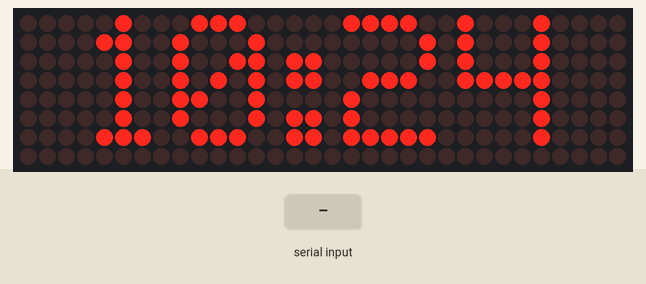
Bench run of a sketch on a simulated ESP8266 (NodeMCU). Shown: 32×8 LED matrix. Inputs (shaded band) come from the test bench. The local clock reads 2024-03-15 10:24:30 at power-on unless the sketch sets it; what the sketch prints to the serial monitor is not drawn.

Above: at 3.2 s.
3.3 s: "ajustar 1\n" received over Serial
4.8 s: "2\n" received over Serial
At 16.2 s:
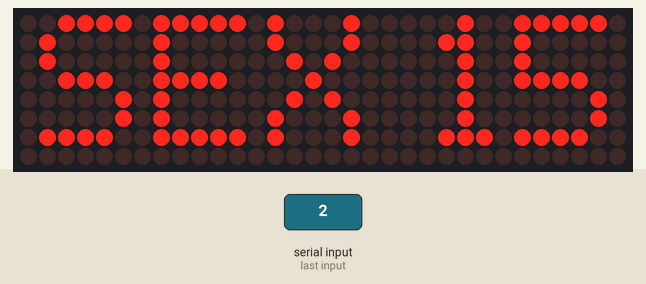
At 31.2 s:
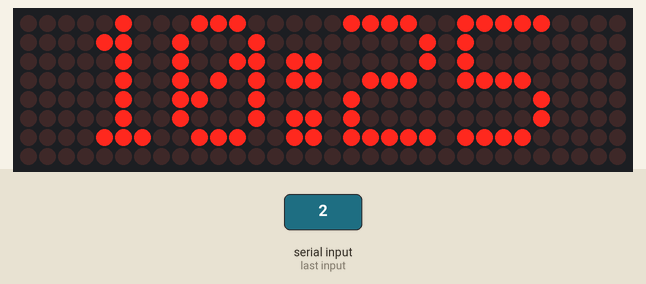
Timing chart, 0 to 32.7 s (numbered marks = the images above; inputs shaded):
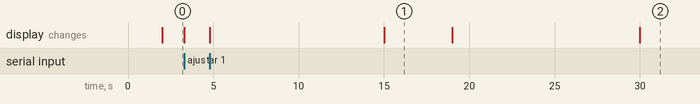

Measured:
- what the display in image 1 shows lasts 4.0 s, from 15.0 s to 19.0 s

The sketch:

RelogioArduinoV4.ino
```cpp
#include <Wire.h>
#include <RTClib.h>
#include <MD_Parola.h>
#include <MD_MAX72xx.h>
#include <SPI.h>
#include <ESP8266WiFi.h>       // Ajuste se usar ESP32
#include <WiFiUdp.h>
#include <NTPClient.h>

#define HARDWARE_TYPE MD_MAX72XX::FC16_HW
#define MAX_DEVICES 4
#define CS_PIN D6

// Wi-Fi dados da rede oculta
const char* ssid = "Loky";
const char* password = "8395012andre";

RTC_DS3231 rtc;
MD_Parola display = MD_Parola(HARDWARE_TYPE, CS_PIN, MAX_DEVICES);

const char* ntpServers[] = {
  "pool.ntp.org",
  "time.nist.gov",
  "time.google.com",
  "time.windows.com",
  "time.apple.com",
  "ntp.ubuntu.com",
  "time.cloudflare.com",
  "129.6.15.28",
  "216.239.35.0",
  "132.163.96.1"
};
const int ntpServersCount = sizeof(ntpServers) / sizeof(ntpServers[0]);

// Variáveis globais para controle
unsigned long heartbeatLast = 0;
bool sincronizandoNTP = false;

// Variáveis da Automação de 24h
unsigned long ultimaSincronizacao = 0;
const unsigned long intervaloNTP = 86400000; // 24 horas em milissegundos

// Protótipos
void ajustarHoraViaSerial();
bool ajustarComNTP(String param = "");
void ajustarBrilho(int brilho);

// ======================================================================
// EIXO SÓLIDO: Função à prova de falhas para o Dia da Semana
// ======================================================================
String obterDiaSemana(int dia) {
  switch (dia) {
    case 0: return "DOM";
    case 1: return "SEG";
    case 2: return "TER";
    case 3: return "QUA";
    case 4: return "QUI";
    case 5: return "SEX";
    case 6: return "SAB";
    default: return "???"; // Se o RTC pifar, retorna interrogação, mas NÃO trava a placa.
  }
}

void setup() {
  Serial.begin(115200);
  Wire.begin(D2, D1);  // SDA = D2, SCL = D1 no NodeMCU

  display.begin();
  display.setIntensity(1);
  display.setSpeed(80);
  display.setPause(1000);
  display.displayClear();

  if (!rtc.begin()) {
    Serial.println("RTC não encontrado!");
    while (1) {
      delay(10); // Mantém o Watchdog feliz se houver erro crítico
    }
  }
  delay(2000); // Dá um fôlego no boot

  if (rtc.lostPower()) {
    Serial.println("RTC perdeu energia. Ajustando para hora do PC...");
    rtc.adjust(DateTime(F(__DATE__), F(__TIME__)));
    Serial.println("✅ RTC ajustado com hora do computador.");
  }

  Serial.println("🕹 Digite 'ajustar' no console para configurar a hora manualmente.");
  Serial.println("🕹 Digite 'ntp' seguido do offset de horário (ex: ntp -3 para GMT-3).");
  Serial.println("🕹 Digite um número de 0 a 15 para ajustar o brilho do display.");
}

void loop() {
  // 1. VERIFICA COMANDOS MANUAIS (Monitor Serial)
  if (Serial.available()) {
    String comando = Serial.readStringUntil('\n');
    comando.trim();

    if (comando.startsWith("ntp")) {
      if (!sincronizandoNTP) {
        sincronizandoNTP = true;
        String param = "";
        int espacoIndex = comando.indexOf(' ');
        if (espacoIndex != -1) {
          param = comando.substring(espacoIndex + 1);
          param.trim();
        }

        Serial.println("⌛ Iniciando sincronização NTP manual...");
        if (ajustarComNTP(param)) {
          Serial.println("🎉 Sincronização NTP concluída!");
          ultimaSincronizacao = millis(); // Reseta o cronômetro
        } else {
          Serial.println("⚠️ Falha na sincronização NTP.");
        }
        sincronizandoNTP = false;
      }
    }
    else if (comando == "ajustar") {
      ajustarHoraViaSerial();
    }
    else {
      int valor = comando.toInt();
      ajustarBrilho(valor);
    }
    while (Serial.available()) Serial.read();  // limpa buffer
  }

  // 2. AUTOMAÇÃO: SINCRONIZAÇÃO NTP A CADA 24 HORAS
  if (!sincronizandoNTP && (millis() - ultimaSincronizacao > intervaloNTP)) {
    Serial.println("\n[SISTEMA] Iniciando sincronização automática de 24h...");
    sincronizandoNTP = true;

    if (ajustarComNTP("-3")) { // Fuso fixo GMT-3
      Serial.println("[SISTEMA] Sincronização automática bem-sucedida!");
      ultimaSincronizacao = millis();
    } else {
      Serial.println("[SISTEMA] Falha. Tentará novamente em 1 hora.");
      ultimaSincronizacao = millis() - intervaloNTP + 3600000;
    }
    sincronizandoNTP = false;
  }

  // 3. TELEMETRIA SERIAL (HEARTBEAT)
  if (!sincronizandoNTP) {
    if (millis() - heartbeatLast > 10000) {
      DateTime agora = rtc.now();
      String textoDia = obterDiaSemana(agora.dayOfTheWeek());

      Serial.printf("\n⏳ RTC rodando: %02d:%02d:%02d | Data: %s %02d/%02d/%04d\n",
                    agora.hour(), agora.minute(), agora.second(),
                    textoDia.c_str(), agora.day(), agora.month(), agora.year());
      heartbeatLast = millis();
    }
  }

  // 4. MÁQUINA DE ESTADOS DO DISPLAY (Hora <-> Data)
  static uint8_t modo = 0;  // 0 = Hora, 1 = Data
  static uint32_t ultimaTroca = 0;
  static char ultimaMensagem[32] = "";
  static bool primeiraVez = true;

  uint32_t tempoAtual = millis();
  uint32_t duracaoModo = (modo == 0) ? 15000 : 4000;

  if (tempoAtual - ultimaTroca > duracaoModo) {
    modo = (modo == 0) ? 1 : 0;
    ultimaTroca = tempoAtual;
    primeiraVez = true;
  }

  char novaMensagem[32];
  DateTime now = rtc.now();

  if (modo == 0) {
    snprintf(novaMensagem, sizeof(novaMensagem), "%02d:%02d", now.hour(), now.minute());
  } else {
    String textoDia = obterDiaSemana(now.dayOfTheWeek());
    snprintf(novaMensagem, sizeof(novaMensagem), "%s %02d", textoDia.c_str(), now.day());
  }

  if (strcmp(novaMensagem, ultimaMensagem) != 0 || primeiraVez) {
    strcpy(ultimaMensagem, novaMensagem);
    display.displayClear();
    display.displayText(ultimaMensagem, PA_CENTER, display.getSpeed(), display.getPause(), PA_PRINT, PA_NO_EFFECT);
    display.displayReset();
    primeiraVez = false;
  }

  display.displayAnimate();
}

// ======================================================================
// FUNÇÕES AUXILIARES
// ======================================================================

void ajustarHoraViaSerial() {
  Serial.println("\n⏰ AJUSTE MANUAL DA HORA");
  Serial.println("Exemplo: 2026-03-05 22:50:00");
  Serial.print(">> ");

  while (!Serial.available()) {
    delay(10);
  }

  String entrada = Serial.readStringUntil('\n');
  entrada.trim();

  int ano, mes, dia, hora, minuto, segundo;
  int res = sscanf(entrada.c_str(), "%d-%d-%d %d:%d:%d", &ano, &mes, &dia, &hora, &minuto, &segundo);

  if (res == 6) {
    rtc.adjust(DateTime(ano, mes, dia, hora, minuto, segundo));
    Serial.println("✅ Hora ajustada com sucesso!");
  } else {
    Serial.println("❌ Formato inválido!");
  }
  while (Serial.available()) Serial.read();
}

void ajustarBrilho(int brilho) {
  if (brilho >= 0 && brilho <= 15) {
    display.setIntensity(brilho);
    Serial.printf("💡 Brilho ajustado para: %d\n", brilho);
  }
}

bool ajustarComNTP(String param) {
  Serial.println("🌐 Conectando ao Wi-Fi...");
  WiFi.mode(WIFI_STA);
  WiFi.begin(ssid, password, 0, nullptr, true);

  unsigned long startWiFi = millis();
  while (WiFi.status() != WL_CONNECTED && millis() - startWiFi < 10000) {
    delay(100);
    Serial.print(".");
  }
  if (WiFi.status() != WL_CONNECTED) {
    Serial.println("\n❌ Falha de conexão Wi-Fi!");
    return false;
  }

  Serial.print("\n✅ IP: "); Serial.println(WiFi.localIP());

  int offsetHoras = param.length() > 0 ? param.toInt() : 0;
  WiFiUDP ntpUDP;
  NTPClient timeClient(ntpUDP);
  bool sucesso = false;

  for (int i = 0; i < ntpServersCount; i++) {
    timeClient.setPoolServerName(ntpServers[i]);
    timeClient.setTimeOffset(offsetHoras * 3600);
    timeClient.begin();

    unsigned long startNtp = millis();
    bool updated = false;

    while (millis() - startNtp < 5000) {
      if (timeClient.update()) {
        updated = true;
        break;
      }
      delay(10);
    }

    if (updated) {
      time_t rawTime = timeClient.getEpochTime();
      struct tm* tmStruct = localtime(&rawTime);
      rtc.adjust(DateTime(1900 + tmStruct->tm_year, 1 + tmStruct->tm_mon,
                          tmStruct->tm_mday, tmStruct->tm_hour,
                          tmStruct->tm_min, tmStruct->tm_sec));
      sucesso = true;
      timeClient.end();
      break;
    }
    timeClient.end();
  }

  WiFi.disconnect(true);
  return sucesso;
}
```
